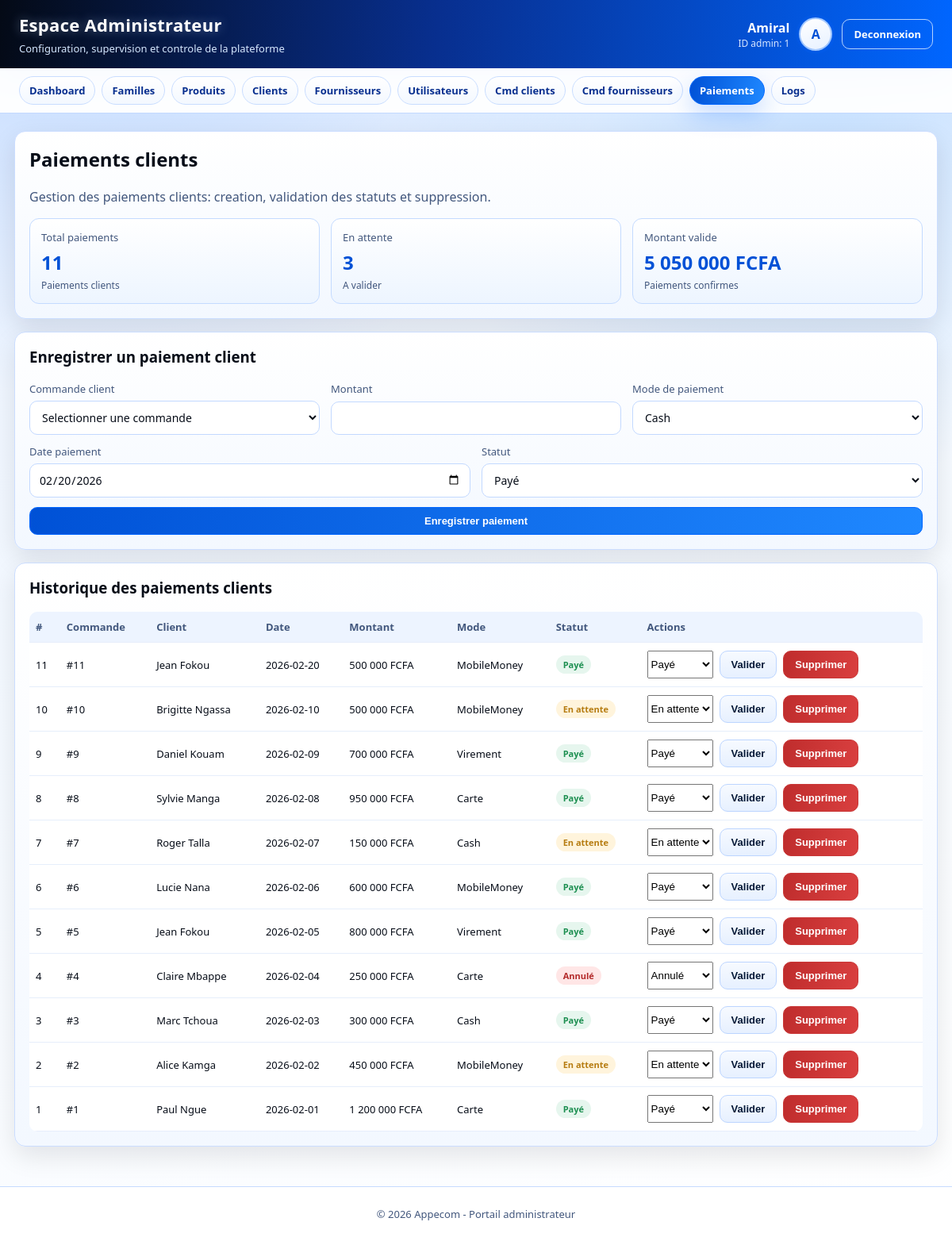
The app's page /admin/paiement_client.php (signed in) with its own data.
### tables this page shows
CREATE TABLE IF NOT EXISTS `utilisateur` (
  `id_utilisateur` int NOT NULL AUTO_INCREMENT,
  `nom` varchar(50) NOT NULL,
  `email` varchar(100) NOT NULL,
  `mot_de_passe` varchar(255) NOT NULL,
  `role` enum('Administrateur','Employe') NOT NULL,
  `created_at` timestamp NULL DEFAULT CURRENT_TIMESTAMP,
  PRIMARY KEY (`id_utilisateur`),
  UNIQUE KEY `email` (`email`)
);

CREATE TABLE IF NOT EXISTS `paiement` (
  `id_paiement` int NOT NULL AUTO_INCREMENT,
  `type` enum('Client','Fournisseur') NOT NULL,
  `id_commande` int DEFAULT NULL,
  `montant` decimal(10,2) NOT NULL,
  `mode` enum('Cash','Carte','MobileMoney','Virement') DEFAULT NULL,
  `date_paiement` date NOT NULL,
  `statut` enum('Payé','En attente','Annulé') DEFAULT 'En attente',
  PRIMARY KEY (`id_paiement`)
);

CREATE TABLE IF NOT EXISTS `client` (
  `id_client` int NOT NULL AUTO_INCREMENT,
  `nom` varchar(50) NOT NULL,
  `prenom` varchar(50) NOT NULL,
  `ville` varchar(50) DEFAULT NULL,
  `sexe` char(1) DEFAULT NULL,
  `contact` varchar(20) DEFAULT NULL,
  `date_naissance` date DEFAULT NULL,
  `email` varchar(100) DEFAULT NULL,
  `mot_de_passe` varchar(255) DEFAULT NULL,
  PRIMARY KEY (`id_client`),
  UNIQUE KEY `email` (`email`)
);

### admin/_layout.php (called while the page is built, shortened)
<?php
$adminId = (int) $_SESSION['id_utilisateur'];
$adminName = isset($_SESSION['user']) ? trim((string) $_SESSION['user']) : 'Administrateur';
$dbPath = __DIR__ . '/../connexion_bd/connexion_bd.php';
if (file_exists($dbPath)) {
    if (isset($conn) && $conn instanceof mysqli) {
        $adminDb = $conn;
        $roleStmt = $adminDb->prepare('SELECT role, nom FROM Utilisateur WHERE id_utilisateur = ? LIMIT 1');
        if ($roleStmt) {
            $roleStmt->bind_param('i', $adminId);
            if ($roleStmt->execute()) {
                $roleResult = $roleStmt->get_result();
                $roleRow = $roleResult ? $roleResult->fetch_assoc() : null;
                if (!empty($roleRow['nom'])) {
                    $adminName = trim((string) $roleRow['nom']);
                }
            }
        }
    } else {
        $adminDbError = 'Connexion base indisponible.';
    }
} else {
    $adminDbError = 'Fichier de connexion base introuvable.';
}
$parts = preg_split('/\s+/', $adminName);
$adminInitials = '';
if (is_array($parts)) {
    foreach (array_slice($parts, 0, 2) as $part) {
        if ($part !== '') {
            $adminInitials .= strtoupper(substr($part, 0, 1));
        }
    }
}
$adminNav = [
    ['key' => 'dashboard', 'label' => 'Dashboard', 'href' => '../fonction_interne/dashboard_admin.php'],
    ['key' => 'familles', 'label' => 'Familles', 'href' => 'familles.php'],
    ['key' => 'produits', 'label' => 'Produits', 'href' => 'produits.php'],
    ['key' => 'clients', 'label' => 'Clients', 'href' => 'clients.php'],
    ['key' => 'fournisseurs', 'label' => 'Fournisseurs', 'href' => 'fournisseurs.php'],
    ['key' => 'utilisateurs', 'label' => 'Utilisateurs', 'href' => 'utilisateurs.php'],
    ['key' => 'commande_client', 'label' => 'Cmd clients', 'href' => 'commande_client.php'],
    ['key' => 'commande_fournisseur', 'label' => 'Cmd fournisseurs', 'href' => 'commande_fournisseur.php'],
    ['key' => 'paiement_client', 'label' => 'Paiements', 'href' => 'paiement_client.php'],
    ['key' => 'logs', 'label' => 'Logs', 'href' => 'logs.php'],
];
function admin_h($value)
{
    return htmlspecialchars((string) $value, ENT_QUOTES, 'UTF-8');
}
function admin_enum_values(mysqli $db, string $table, string $column): array
{
    $tableSafe = preg_replace('/[^A-Za-z0-9_]/', '', $table);
    $columnSafe = preg_replace('/[^A-Za-z0-9_]/', '', $column);
    $sql = "SHOW COLUMNS FROM `$tableSafe` LIKE ?";
    $stmt = $db->prepare($sql);
    $stmt->bind_param('s', $columnSafe);
    if (!$stmt->execute()) {
        $stmt->close();
        return [];
    }
    $result = $stmt->get_result();
    $row = $result->fetch_assoc();
    $type = (string) $row['Type'];
    preg_match_all("/'((?:[^'\\\\]|\\\\.)*)'/", $type, $matches);
    return array_map(static function ($raw) {
        return stripcslashes((string) $raw);
    }, $matches[1]);
}
function admin_status_class($value): string
{
    $status = strtolower(trim((string) $value));
    if (strpos($status, 'valid') === 0 || strpos($status, 'liv') === 0 || strpos($status, 'rec') === 0 || strpos($status, 'pay') === 0) {
        return 'badge success';
    }
    if (strpos($status, 'attente') !== false) {
        return 'badge warning';
    }
    if (strpos($status, 'annul') === 0 || strpos($status, 'rej') === 0) {
        return 'badge danger';
    }
    return 'badge info';
}

### admin/paiement_client.php (the view, shortened to what this page needs)
<?php
require __DIR__ . '/_layout.php';
$activePage = 'paiement_client';
$modeOptions = [];
$statusOptions = [];
if ($adminDb instanceof mysqli) {
    $modeOptions = admin_enum_values($adminDb, 'Paiement', 'mode');
    $statusOptions = admin_enum_values($adminDb, 'Paiement', 'statut');
}
$payments = [];
if ($adminDb instanceof mysqli) {
    $sql = 'SELECT p.id_paiement, p.id_commande, p.montant, p.mode, p.date_paiement, p.statut, cl.nom, cl.prenom FROM Paiement p LEFT JOIN Commande_Client c ON c.id_commande = p.id_commande LEFT JOIN Client cl ON cl.id_client = c.id_client WHERE p.type = "Client" ORDER BY p.date_paiement DESC, p.id_paiement DESC';
    $res = $adminDb->query($sql);
    if ($res) {
        while ($row = $res->fetch_assoc()) {
            $payments[] = $row;
        }
    }
}
include __DIR__ . '/_header.php';
?>
<section class="panel">
  <h2>Paiements clients</h2>
  <p class="muted">Gestion des paiements clients: creation, validation des statuts et suppression.</p>
  <div class="grid-3" style="margin-top:12px;">
    <article class="stat">
      <div class="label">Total paiements</div>
      <div class="value"><?php echo count($payments); ?></div>
      <div class="sub">Paiements clients</div>
    </article>
    <article class="stat">
      <div class="label">En attente</div>
      <div class="value"><?php echo count(array_filter($payments, function ($p) { return stripos((string) $p['statut'], 'attente') !== false; })); ?></div>
      <div class="sub">A valider</div>
    </article>
    <article class="stat">
      <div class="label">Montant valide</div>
      <div class="value"><?php echo number_format(array_sum(array_map(function ($p) { return stripos((string) $p['statut'], 'pay') === 0 ? (float) $p['montant'] : 0; }, $payments)), 0, ',', ' '); ?> FCFA</div>
      <div class="sub">Paiements confirmes</div>
    </article>
  </div>
</section>
<section class="panel">
  <h3>Enregistrer un paiement client</h3>
  <form method="post" class="form-grid" style="margin-top:12px;">
    <div class="grid-3">
      <div class="field">
        <label>Commande client</label>
        <select name="id_commande" required>
          <option value="">Selectionner une commande</option>
        </select>
      </div>
      <div class="field">
        <label>Montant</label>
        <input type="number" name="montant" min="1" step="0.01" required>
      </div>
      <div class="field">
        <label>Mode de paiement</label>
        <select name="mode" required>
          <?php foreach ($modeOptions as $modeOption): ?>
            <option value="<?php echo admin_h($modeOption); ?>"><?php echo admin_h($modeOption); ?></option>
          <?php endforeach; ?>
        </select>
      </div>
    </div>
    <div class="grid-2">
      <div class="field">
        <label>Date paiement</label>
        <input type="date" name="date_paiement" value="<?php echo date('Y-m-d'); ?>" required>
      </div>
      <div class="field">
        <label>Statut</label>
        <select name="statut" required>
          <?php foreach ($statusOptions as $statusOption): ?>
            <option value="<?php echo admin_h($statusOption); ?>"><?php echo admin_h($statusOption); ?></option>
          <?php endforeach; ?>
        </select>
      </div>
    </div>
    <button type="submit" class="btn">Enregistrer paiement</button>
  </form>
</section>
<section class="panel">
  <h3>Historique des paiements clients</h3>
  <?php if (!empty($payments)): ?>
    <div class="table-wrap">
      <table>
        <thead>
          <tr>
            <th>#</th>
            <th>Commande</th>
            <th>Client</th>
            <th>Date</th>
            <th>Montant</th>
            <th>Mode</th>
            <th>Statut</th>
            <th>Actions</th>
          </tr>
        </thead>
        <tbody>
          <?php foreach ($payments as $payment): ?>
            <tr>
              <td><?php echo (int) $payment['id_paiement']; ?></td>
              <td>#<?php echo (int) $payment['id_commande']; ?></td>
              <td><?php echo admin_h(trim(((string) $payment['prenom']) . ' ' . ((string) $payment['nom']))); ?></td>
              <td><?php echo admin_h($payment['date_paiement']); ?></td>
              <td><?php echo number_format((float) $payment['montant'], 0, ',', ' '); ?> FCFA</td>
              <td><?php echo admin_h($payment['mode']); ?></td>
              <td><span class="<?php echo admin_status_class($payment['statut']); ?>"><?php echo admin_h($payment['statut']); ?></span></td>
              <td>
                <div class="actions-row">
                  <form method="post" class="actions-row">
                    <select name="new_status" required>
                      <?php foreach ($statusOptions as $statusOption): ?>
                        <option value="<?php echo admin_h($statusOption); ?>" <?php echo ((string) $payment['statut'] === (string) $statusOption) ? 'selected' : ''; ?>>
                          <?php echo admin_h($statusOption); ?>
                        </option>
                      <?php endforeach; ?>
                    </select>
                    <button type="submit" class="btn btn-secondary">Valider</button>
                  </form>
                  <form method="post" onsubmit="return confirm('Supprimer ce paiement client ?');">
                    <button type="submit" class="btn btn-danger">Supprimer</button>
                  </form>
                </div>
              </td>
            </tr>
          <?php endforeach; ?>
        </tbody>
      </table>
    </div>
  <?php else: ?>
    <div class="empty-state">Aucun paiement client enregistre.</div>
  <?php endif; ?>
</section>
<?php include __DIR__ . '/_footer.php'; ?>

### admin/_header.php (shortened to what this page needs)
<!DOCTYPE html>
<html lang="fr">
<head>
  <link rel="stylesheet" href="admin-theme.css">
</head>
<body>
  <div class="site-shell">
    <header class="topbar">
      <div class="brand">
        <h1>Espace Administrateur</h1>
        <p>Configuration, supervision et controle de la plateforme</p>
      </div>
      <div class="identity">
        <div>
          <div class="identity-name"><?php echo admin_h($adminName); ?></div>
          <div class="identity-sub">ID admin: <?php echo (int) $adminId; ?></div>
        </div>
        <div class="avatar"><?php echo admin_h($adminInitials); ?></div>
        <a href="../fonction_interne/logout.php" class="btn btn-outline">Deconnexion</a>
      </div>
    </header>
    <nav class="main-nav">
      <?php foreach ($adminNav as $item): ?>
        <a class="nav-link <?php echo $activePage === $item['key'] ? 'active' : ''; ?>" href="<?php echo admin_h($item['href']); ?>">
          <?php echo admin_h($item['label']); ?>
        </a>
      <?php endforeach; ?>
    </nav>
    <main class="page-wrap">

### records on screen
utilisateur: nom "Amiral"
paiement: id_paiement "11", id_commande "11", client.prenom+nom "Jean Fokou", date_paiement "2026-02-20", montant "500 000", mode "MobileMoney", statut "Payé", new_status "Payé"
paiement: id_paiement "10", id_commande "10", client.prenom+nom "Brigitte Ngassa", date_paiement "2026-02-10", montant "500 000", mode "MobileMoney", statut "En attente", new_status "En attente"
paiement: id_paiement "9", id_commande "9", client.prenom+nom "Daniel Kouam", date_paiement "2026-02-09", montant "700 000", mode "Virement", statut "Payé", new_status "Payé"
paiement: id_paiement "8", id_commande "8", client.prenom+nom "Sylvie Manga", date_paiement "2026-02-08", montant "950 000", mode "Carte", statut "Payé", new_status "Payé"
paiement: id_paiement "7", id_commande "7", client.prenom+nom "Roger Talla", date_paiement "2026-02-07", montant "150 000", mode "Cash", statut "En attente", new_status "En attente"
paiement: id_paiement "6", id_commande "6", client.prenom+nom "Lucie Nana", date_paiement "2026-02-06", montant "600 000", mode "MobileMoney", statut "Payé", new_status "Payé"
paiement: id_paiement "5", id_commande "5", client.prenom+nom "Jean Fokou", date_paiement "2026-02-05", montant "800 000", mode "Virement", statut "Payé", new_status "Payé"
paiement: id_paiement "4", id_commande "4", client.prenom+nom "Claire Mbappe", date_paiement "2026-02-04", montant "250 000", mode "Carte", statut "Annulé", new_status "Annulé"
paiement: id_paiement "3", id_commande "3", client.prenom+nom "Marc Tchoua", date_paiement "2026-02-03", montant "300 000", mode "Cash", statut "Payé", new_status "Payé"
paiement: id_paiement "2", id_commande "2", client.prenom+nom "Alice Kamga", date_paiement "2026-02-02", montant "450 000", mode "MobileMoney", statut "En attente", new_status "En attente"
paiement: id_paiement "1", id_commande "1", client.prenom+nom "Paul Ngue", date_paiement "2026-02-01", montant "1 200 000", mode "Carte", statut "Payé", new_status "Payé"

### other values on screen
$adminId "1"
admin_h($adminInitials) "A"
admin_h($item['label']) "Dashboard"
admin_h($item['label']) "Familles"
admin_h($item['label']) "Produits"
admin_h($item['label']) "Clients"
admin_h($item['label']) "Fournisseurs"
admin_h($item['label']) "Utilisateurs"
admin_h($item['label']) "Cmd clients"
admin_h($item['label']) "Cmd fournisseurs"
admin_h($item['label']) "Paiements"
admin_h($item['label']) "Logs"
count($payments) "11"
form field mode "Cash"
form field statut "Payé"
